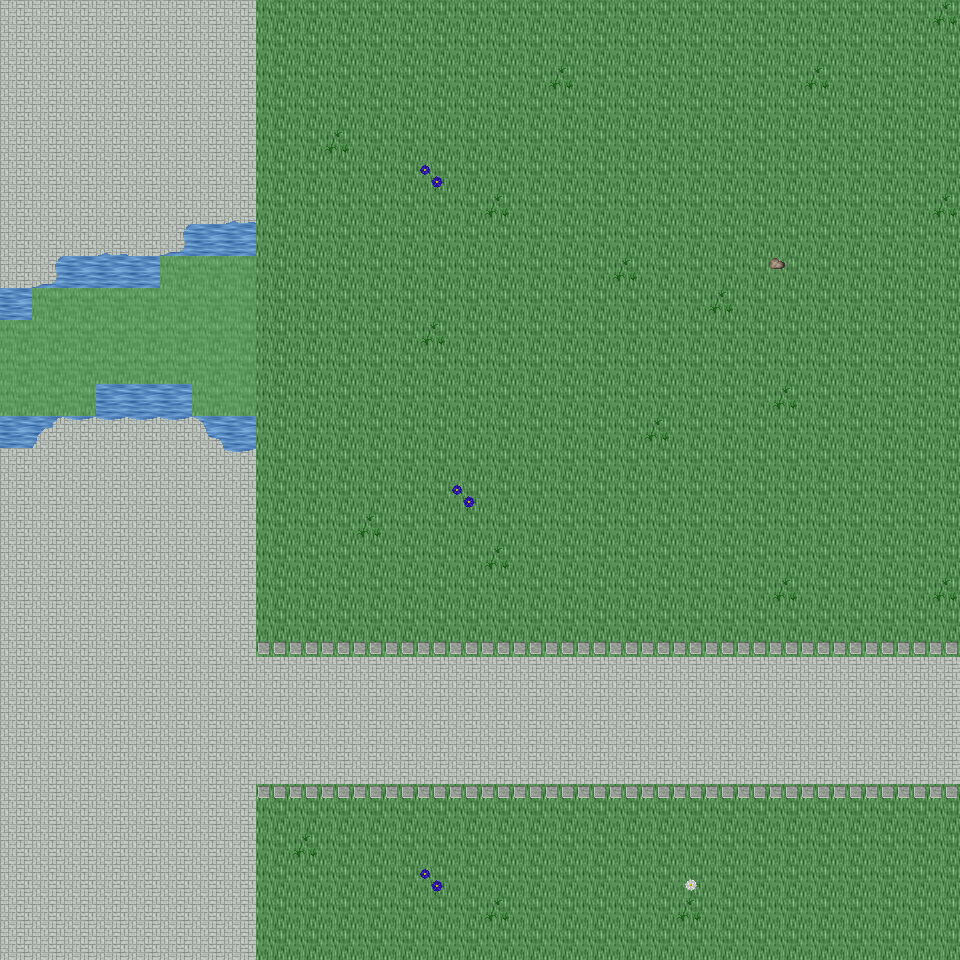

Below is a game level as drawn by its tile map, then a one-line description and the .tmx that defines it (tile-layer data replaced by summaries):
An orthogonal 30x30 tile map with 32x32 px tiles, 6 tile layers (Ground, Object, Object2, Above, ...), 48 tilesets and 4 objects (4x mapExit).

<map version="1.0" orientation="orthogonal" renderorder="right-down" width="30" height="30" tilewidth="32" tileheight="32" nextobjectid="5">
  <tileset firstgid="1" name="tileset_ground_ground" tilewidth="32" tileheight="32" tilecount="33" columns="3">
    <image source="../drawable/tileset_ground_ground.png" width="96" height="352" />
  </tileset>
  <tileset firstgid="34" name="tileset_building_castle" tilewidth="32" tileheight="32" tilecount="320" columns="20">
    <image source="../drawable/tileset_building_castle.png" width="640" height="512" />
  </tileset>
  <tileset firstgid="354" name="tileset_furniture_carpet_carpets_2" tilewidth="32" tileheight="32" tilecount="12" columns="4">
    <image source="../drawable/tileset_furniture_carpet_carpets_2.png" width="128" height="160" />
  </tileset>
  <tileset firstgid="366" name="tileset_ground_indoor_tiles" tilewidth="32" tileheight="32" tilecount="8" columns="2">
    <image source="../drawable/tileset_ground_indoor_tiles.png" width="64" height="128" />
  </tileset>
  <tileset firstgid="374" name="tileset_ground_water_pool" tilewidth="32" tileheight="32" tilecount="72" columns="3">
    <image source="../drawable/tileset_ground_water_pool.png" width="96" height="768" />
  </tileset>
  <tileset firstgid="446" name="tileset_ground_brown_paving" tilewidth="32" tileheight="32" tilecount="2" columns="2">
    <image source="../drawable/tileset_ground_brown_paving.png" width="64" height="32" />
  </tileset>
  <tileset firstgid="448" name="tileset_ground_spikes" tilewidth="32" tileheight="32" tilecount="1" columns="1">
    <image source="../drawable/tileset_ground_spikes.png" width="32" height="32" />
  </tileset>
  <tileset firstgid="449" name="tileset_ground_ridge_earth_dark" tilewidth="32" tileheight="32" tilecount="96" columns="12">
    <image source="../drawable/tileset_ground_ridge_earth_dark.png" width="384" height="256" />
  </tileset>
  <tileset firstgid="545" name="tileset_plant_grasses" tilewidth="32" tileheight="32" tilecount="6" columns="3">
    <image source="../drawable/tileset_plant_grasses.png" width="96" height="64" />
  </tileset>
  <tileset firstgid="551" name="tileset_ground_water_pool_corners" tilewidth="32" tileheight="32" tilecount="72" columns="3">
    <image source="../drawable/tileset_ground_water_pool_corners.png" width="96" height="768" />
  </tileset>
  <tileset firstgid="623" name="tileset_building_fence_fence_chunky" tilewidth="32" tileheight="32" tilecount="21" columns="3">
    <image source="../drawable/tileset_building_fence_fence_chunky.png" width="96" height="224" />
  </tileset>
  <tileset firstgid="644" name="tileset_ground_earth_edges" tilewidth="32" tileheight="32" tilecount="18" columns="6">
    <image source="../drawable/tileset_ground_earth_edges.png" width="192" height="96" />
  </tileset>
  <tileset firstgid="662" name="tileset_ground_rock_pebbles" tilewidth="32" tileheight="32" tilecount="3" columns="1">
    <image source="../drawable/tileset_ground_rock_pebbles.png" width="32" height="96" />
  </tileset>
  <tileset firstgid="665" name="tileset_ground_square_patch" tilewidth="32" tileheight="32" tilecount="9" columns="3">
    <image source="../drawable/tileset_ground_square_patch.png" width="96" height="96" />
  </tileset>
  <tileset firstgid="674" name="tileset_plant_leaves" tilewidth="32" tileheight="32" tilecount="8" columns="4">
    <image source="../drawable/tileset_plant_leaves.png" width="128" height="64" />
  </tileset>
  <tileset firstgid="682" name="tileset_item_corpse_skull_dark" tilewidth="32" tileheight="32" tilecount="2" columns="2">
    <image source="../drawable/tileset_item_corpse_skull_dark.png" width="64" height="32" />
  </tileset>
  <tileset firstgid="684" name="tileset_item_corpse_skeleton" tilewidth="32" tileheight="32" tilecount="4" columns="2">
    <image source="../drawable/tileset_item_corpse_skeleton.png" width="64" height="64" />
  </tileset>
  <tileset firstgid="688" name="tileset_furniture_table_grey_fancy" tilewidth="32" tileheight="32" tilecount="9" columns="3">
    <image source="../drawable/tileset_furniture_table_grey_fancy.png" width="96" height="96" />
  </tileset>
  <tileset firstgid="697" name="tileset_furniture_table_grey_long" tilewidth="32" tileheight="32" tilecount="4" columns="2">
    <image source="../drawable/tileset_furniture_table_grey_long.png" width="64" height="64" />
  </tileset>
  <tileset firstgid="701" name="tileset_furniture_table_grey_plain" tilewidth="32" tileheight="32" tilecount="9" columns="3">
    <image source="../drawable/tileset_furniture_table_grey_plain.png" width="96" height="96" />
  </tileset>
  <tileset firstgid="710" name="tileset_item_gothic_slab" tilewidth="32" tileheight="32" tilecount="1" columns="1">
    <image source="../drawable/tileset_item_gothic_slab.png" width="32" height="32" />
  </tileset>
  <tileset firstgid="711" name="tileset_logic_creature_gnome" tilewidth="32" tileheight="32" tilecount="6" columns="6">
    <image source="../drawable/tileset_logic_creature_gnome.png" width="192" height="32" />
  </tileset>
  <tileset firstgid="717" name="tileset_logic_creature_animal" tilewidth="32" tileheight="32" tilecount="32" columns="8">
    <image source="../drawable/tileset_logic_creature_animal.png" width="256" height="128" />
  </tileset>
  <tileset firstgid="749" name="tileset_logic_collision" tilewidth="32" tileheight="32" tilecount="1" columns="1">
    <image source="../drawable/tileset_logic_collision.png" width="32" height="32" />
  </tileset>
  <tileset firstgid="750" name="tileset_ground_water_pool_deep" tilewidth="32" tileheight="32" tilecount="72" columns="3">
    <image source="../drawable/tileset_ground_water_pool_deep.png" width="96" height="768" />
  </tileset>
  <tileset firstgid="822" name="tileset_object_suspension_bridge" tilewidth="32" tileheight="32" tilecount="24" columns="3">
    <image source="../drawable/tileset_object_suspension_bridge.png" width="96" height="256" />
  </tileset>
  <tileset firstgid="846" name="tileset_plant_flower_daisy_blue" tilewidth="32" tileheight="32" tilecount="8" columns="2">
    <image source="../drawable/tileset_plant_flower_daisy_blue.png" width="64" height="128" />
  </tileset>
  <tileset firstgid="854" name="tileset_plant_flower_daisy_red" tilewidth="32" tileheight="32" tilecount="8" columns="2">
    <image source="../drawable/tileset_plant_flower_daisy_red.png" width="64" height="128" />
  </tileset>
  <tileset firstgid="862" name="tileset_plant_flower_daisy_white" tilewidth="32" tileheight="32" tilecount="8" columns="2">
    <image source="../drawable/tileset_plant_flower_daisy_white.png" width="64" height="128" />
  </tileset>
  <tileset firstgid="870" name="tileset_plant_flower_daisy_yellow" tilewidth="32" tileheight="32" tilecount="8" columns="2">
    <image source="../drawable/tileset_plant_flower_daisy_yellow.png" width="64" height="128" />
  </tileset>
  <tileset firstgid="878" name="tileset_plant_tree_tree_green" tilewidth="32" tileheight="32" tilecount="80" columns="8">
    <image source="../drawable/tileset_plant_tree_tree_green.png" width="256" height="352" />
  </tileset>
  <tileset firstgid="958" name="tileset_item_banners_flag" tilewidth="32" tileheight="32" tilecount="12" columns="3">
    <image source="../drawable/tileset_item_banners_flag.png" width="96" height="128" />
  </tileset>
  <tileset firstgid="970" name="tileset_item_flagpole" tilewidth="32" tileheight="32" tilecount="3" columns="1">
    <image source="../drawable/tileset_item_flagpole.png" width="32" height="96" />
  </tileset>
  <tileset firstgid="973" name="tileset_furniture_chair_bench_white" tilewidth="32" tileheight="32" tilecount="8" columns="2">
    <image source="../drawable/tileset_furniture_chair_bench_white.png" width="64" height="128" />
  </tileset>
  <tileset firstgid="981" name="tileset_item_statue_flowered_arch" tilewidth="32" tileheight="32" tilecount="24" columns="6">
    <image source="../drawable/tileset_item_statue_flowered_arch.png" width="192" height="128" />
  </tileset>
  <tileset firstgid="1005" name="tileset_building_decoration_block" tilewidth="32" tileheight="32" tilecount="2" columns="2">
    <image source="../drawable/tileset_building_decoration_block.png" width="64" height="32" />
  </tileset>
  <tileset firstgid="1007" name="tileset_building_decoration_orbpedestal" tilewidth="32" tileheight="32" tilecount="2" columns="1">
    <image source="../drawable/tileset_building_decoration_orbpedestal.png" width="32" height="64" />
  </tileset>
  <tileset firstgid="1009" name="tileset_item_statue_urn_with_flowers" tilewidth="32" tileheight="32" tilecount="2" columns="1">
    <image source="../drawable/tileset_item_statue_urn_with_flowers.png" width="32" height="64" />
  </tileset>
  <tileset firstgid="1011" name="tileset_building_decoration_pool" tilewidth="32" tileheight="32" tilecount="9" columns="3">
    <image source="../drawable/tileset_building_decoration_pool.png" width="96" height="96" />
  </tileset>
  <tileset firstgid="1020" name="tileset_item_statue_romanic_art1" tilewidth="32" tileheight="32" tilecount="4" columns="2">
    <image source="../drawable/tileset_item_statue_romanic_art1.png" width="64" height="64" />
  </tileset>
  <tileset firstgid="1024" name="tileset_building_wall_int_clay" tilewidth="32" tileheight="32" tilecount="100" columns="10">
    <image source="../drawable/tileset_building_wall_int_clay.png" width="320" height="320" />
  </tileset>
  <tileset firstgid="1124" name="tileset_ground_green_paving" tilewidth="32" tileheight="32" tilecount="18" columns="3">
    <image source="../drawable/tileset_ground_green_paving.png" width="96" height="192" />
  </tileset>
  <tileset firstgid="1142" name="tileset_logic_protection" tilewidth="32" tileheight="32" tilecount="2" columns="2">
    <image source="../drawable/tileset_logic_protection.png" width="64" height="32" />
  </tileset>
  <tileset firstgid="1144" name="tileset_furniture_other_stick" tilewidth="32" tileheight="32" tilecount="2" columns="1">
    <image source="../drawable/tileset_furniture_other_stick.png" width="32" height="64" />
  </tileset>
  <tileset firstgid="1146" name="tileset_item_scrying_orb" tilewidth="32" tileheight="32" tilecount="8" columns="8">
    <image source="../drawable/tileset_item_scrying_orb.png" width="256" height="32" />
  </tileset>
  <tileset firstgid="1154" name="tileset_light_dim_light_7x5" tilewidth="32" tileheight="32" tilecount="35" columns="7">
    <image source="../drawable/tileset_light_dim_light_7x5.png" width="224" height="160" />
  </tileset>
  <tileset firstgid="1189" name="tileset_light_light_5x5" tilewidth="32" tileheight="32" tilecount="25" columns="5">
    <image source="../drawable/tileset_light_light_5x5.png" width="160" height="160" />
  </tileset>
  <tileset firstgid="1214" name="tileset_furniture_light_lamp_bronze" tilewidth="32" tileheight="32" tilecount="3" columns="1">
    <image source="../drawable/tileset_furniture_light_lamp_bronze.png" width="32" height="96" />
  </tileset>
  <layer name="Ground" width="30" height="30">
    <data>[900 cells, 900 non-empty, 10 distinct tile ids]</data>
  </layer>
  <layer name="Object" width="30" height="30">
    <data>[900 cells, 79 non-empty, 11 distinct tile ids]</data>
  </layer>
  <layer name="Object2" width="30" height="30">
    <data>[900 cells, 0 non-empty, 0 distinct tile ids]</data>
  </layer>
  <layer name="Above" width="30" height="30">
    <data>[900 cells, 0 non-empty, 0 distinct tile ids]</data>
  </layer>
  <layer name="Above2" width="30" height="30">
    <data>[900 cells, 0 non-empty, 0 distinct tile ids]</data>
  </layer>
  <layer name="Walkable" width="30" height="30">
    <data>[900 cells, 31 non-empty, 1 distinct tile ids]</data>
  </layer>
  <objectgroup name="MapEvents">
    <object id="1" name="north" type="mapExit" x="0" y="0" width="960" height="32">
      <properties>
        <property name="map" value="level_0_x225_y27" />
        <property name="x" value="0" />
        <property name="y" value="28" />
      </properties>
    </object>
    <object id="2" name="south" type="mapExit" x="0" y="928" width="960" height="32">
      <properties>
        <property name="map" value="level_0_x225_y29" />
        <property name="x" value="0" />
        <property name="y" value="1" />
      </properties>
    </object>
    <object id="3" name="west" type="mapExit" x="0" y="0" width="32" height="320">
      <properties>
        <property name="map" value="level_0_x224_y28" />
        <property name="x" value="28" />
        <property name="y" value="0" />
      </properties>
    </object>
    <object id="4" name="west2" type="mapExit" x="0" y="416" width="32" height="544">
      <properties>
        <property name="map" value="level_0_x224_y28" />
        <property name="x" value="28" />
        <property name="y" value="13" />
      </properties>
    </object>
  </objectgroup>
</map>
